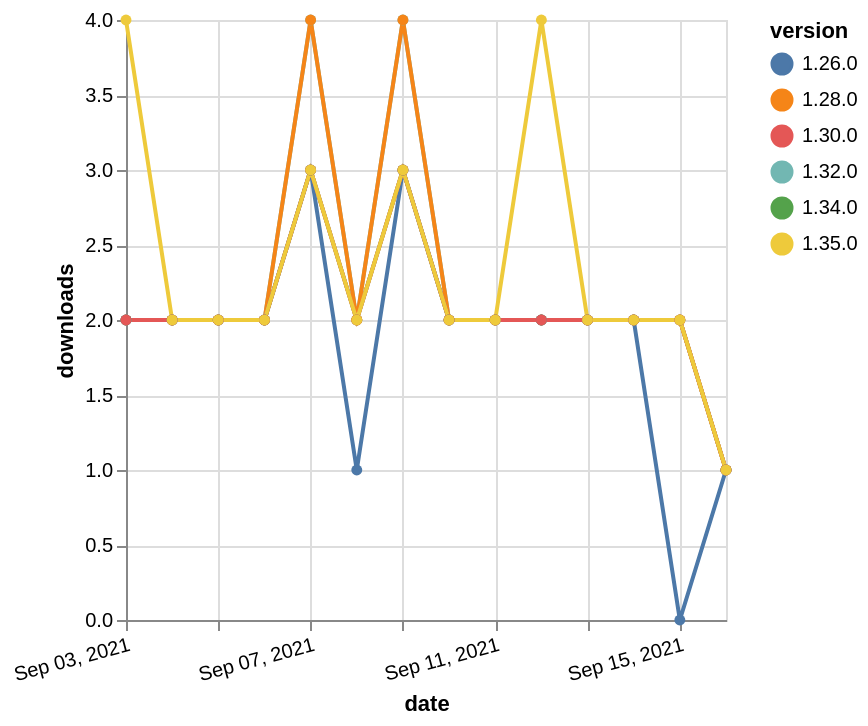

The specification (Vega-Lite) saved for this image:
### Vega-Lite specification from a JSON file in a GitHub repository (floating-point values rounded to 4 significant figures)
{"$schema": "https://vega.github.io/schema/vega-lite/v5.json", "description": "A simple bar chart with embedded data.", "data": {"values": [{"date": "2021-09-03", "total": 1486, "delta": 2, "version": "1.34.0"}, {"date": "2021-09-04", "total": 1488, "delta": 2, "version": "1.34.0"}, {"date": "2021-09-05", "total": 1490, "delta": 2, "version": "1.34.0"}, {"date": "2021-09-06", "total": 1492, "delta": 2, "version": "1.34.0"}, {"date": "2021-09-07", "total": 1495, "delta": 3, "version": "1.34.0"}, {"date": "2021-09-08", "total": 1497, "delta": 2, "version": "1.34.0"}, {"date": "2021-09-09", "total": 1500, "delta": 3, "version": "1.34.0"}, {"date": "2021-09-10", "total": 1502, "delta": 2, "version": "1.34.0"}, {"date": "2021-09-11", "total": 1504, "delta": 2, "version": "1.34.0"}, {"date": "2021-09-12", "total": 1506, "delta": 2, "version": "1.34.0"}, {"date": "2021-09-13", "total": 1508, "delta": 2, "version": "1.34.0"}, {"date": "2021-09-14", "total": 1510, "delta": 2, "version": "1.34.0"}, {"date": "2021-09-15", "total": 1512, "delta": 2, "version": "1.34.0"}, {"date": "2021-09-16", "total": 1513, "delta": 1, "version": "1.34.0"}, {"date": "2021-09-03", "total": 1998, "delta": 2, "version": "1.32.0"}, {"date": "2021-09-04", "total": 2000, "delta": 2, "version": "1.32.0"}, {"date": "2021-09-05", "total": 2002, "delta": 2, "version": "1.32.0"}, {"date": "2021-09-06", "total": 2004, "delta": 2, "version": "1.32.0"}, {"date": "2021-09-07", "total": 2008, "delta": 4, "version": "1.32.0"}, {"date": "2021-09-08", "total": 2010, "delta": 2, "version": "1.32.0"}, {"date": "2021-09-09", "total": 2014, "delta": 4, "version": "1.32.0"}, {"date": "2021-09-10", "total": 2016, "delta": 2, "version": "1.32.0"}, {"date": "2021-09-11", "total": 2018, "delta": 2, "version": "1.32.0"}, {"date": "2021-09-12", "total": 2020, "delta": 2, "version": "1.32.0"}, {"date": "2021-09-13", "total": 2022, "delta": 2, "version": "1.32.0"}, {"date": "2021-09-14", "total": 2024, "delta": 2, "version": "1.32.0"}, {"date": "2021-09-15", "total": 2026, "delta": 2, "version": "1.32.0"}, {"date": "2021-09-16", "total": 2027, "delta": 1, "version": "1.32.0"}, {"date": "2021-09-03", "total": 2554, "delta": 2, "version": "1.28.0"}, {"date": "2021-09-04", "total": 2556, "delta": 2, "version": "1.28.0"}, {"date": "2021-09-05", "total": 2558, "delta": 2, "version": "1.28.0"}, {"date": "2021-09-06", "total": 2560, "delta": 2, "version": "1.28.0"}, {"date": "2021-09-07", "total": 2564, "delta": 4, "version": "1.28.0"}, {"date": "2021-09-08", "total": 2566, "delta": 2, "version": "1.28.0"}, {"date": "2021-09-09", "total": 2570, "delta": 4, "version": "1.28.0"}, {"date": "2021-09-10", "total": 2572, "delta": 2, "version": "1.28.0"}, {"date": "2021-09-11", "total": 2574, "delta": 2, "version": "1.28.0"}, {"date": "2021-09-12", "total": 2576, "delta": 2, "version": "1.28.0"}, {"date": "2021-09-13", "total": 2578, "delta": 2, "version": "1.28.0"}, {"date": "2021-09-14", "total": 2580, "delta": 2, "version": "1.28.0"}, {"date": "2021-09-15", "total": 2582, "delta": 2, "version": "1.28.0"}, {"date": "2021-09-16", "total": 2583, "delta": 1, "version": "1.28.0"}, {"date": "2021-09-03", "total": 2355, "delta": 2, "version": "1.26.0"}, {"date": "2021-09-04", "total": 2357, "delta": 2, "version": "1.26.0"}, {"date": "2021-09-05", "total": 2359, "delta": 2, "version": "1.26.0"}, {"date": "2021-09-06", "total": 2361, "delta": 2, "version": "1.26.0"}, {"date": "2021-09-07", "total": 2364, "delta": 3, "version": "1.26.0"}, {"date": "2021-09-08", "total": 2365, "delta": 1, "version": "1.26.0"}, {"date": "2021-09-09", "total": 2368, "delta": 3, "version": "1.26.0"}, {"date": "2021-09-10", "total": 2370, "delta": 2, "version": "1.26.0"}, {"date": "2021-09-11", "total": 2372, "delta": 2, "version": "1.26.0"}, {"date": "2021-09-12", "total": 2374, "delta": 2, "version": "1.26.0"}, {"date": "2021-09-13", "total": 2376, "delta": 2, "version": "1.26.0"}, {"date": "2021-09-14", "total": 2378, "delta": 2, "version": "1.26.0"}, {"date": "2021-09-15", "total": 2378, "delta": 0, "version": "1.26.0"}, {"date": "2021-09-16", "total": 2379, "delta": 1, "version": "1.26.0"}, {"date": "2021-09-03", "total": 2055, "delta": 2, "version": "1.30.0"}, {"date": "2021-09-04", "total": 2057, "delta": 2, "version": "1.30.0"}, {"date": "2021-09-05", "total": 2059, "delta": 2, "version": "1.30.0"}, {"date": "2021-09-06", "total": 2061, "delta": 2, "version": "1.30.0"}, {"date": "2021-09-07", "total": 2064, "delta": 3, "version": "1.30.0"}, {"date": "2021-09-08", "total": 2066, "delta": 2, "version": "1.30.0"}, {"date": "2021-09-09", "total": 2069, "delta": 3, "version": "1.30.0"}, {"date": "2021-09-10", "total": 2071, "delta": 2, "version": "1.30.0"}, {"date": "2021-09-11", "total": 2073, "delta": 2, "version": "1.30.0"}, {"date": "2021-09-12", "total": 2075, "delta": 2, "version": "1.30.0"}, {"date": "2021-09-13", "total": 2077, "delta": 2, "version": "1.30.0"}, {"date": "2021-09-14", "total": 2079, "delta": 2, "version": "1.30.0"}, {"date": "2021-09-15", "total": 2081, "delta": 2, "version": "1.30.0"}, {"date": "2021-09-16", "total": 2082, "delta": 1, "version": "1.30.0"}, {"date": "2021-09-03", "total": 1023, "delta": 4, "version": "1.35.0"}, {"date": "2021-09-04", "total": 1025, "delta": 2, "version": "1.35.0"}, {"date": "2021-09-05", "total": 1027, "delta": 2, "version": "1.35.0"}, {"date": "2021-09-06", "total": 1029, "delta": 2, "version": "1.35.0"}, {"date": "2021-09-07", "total": 1032, "delta": 3, "version": "1.35.0"}, {"date": "2021-09-08", "total": 1034, "delta": 2, "version": "1.35.0"}, {"date": "2021-09-09", "total": 1037, "delta": 3, "version": "1.35.0"}, {"date": "2021-09-10", "total": 1039, "delta": 2, "version": "1.35.0"}, {"date": "2021-09-11", "total": 1041, "delta": 2, "version": "1.35.0"}, {"date": "2021-09-12", "total": 1045, "delta": 4, "version": "1.35.0"}, {"date": "2021-09-13", "total": 1047, "delta": 2, "version": "1.35.0"}, {"date": "2021-09-14", "total": 1049, "delta": 2, "version": "1.35.0"}, {"date": "2021-09-15", "total": 1051, "delta": 2, "version": "1.35.0"}, {"date": "2021-09-16", "total": 1052, "delta": 1, "version": "1.35.0"}]}, "width": "container", "mark": {"type": "line", "point": {"filled": true}}, "encoding": {"x": {"field": "date", "type": "temporal", "timeUnit": "yearmonthdate", "title": "date", "axis": {"labelAngle": -15}}, "y": {"field": "delta", "type": "quantitative", "title": "downloads"}, "color": {"field": "version", "type": "nominal"}, "tooltip": {"field": "delta"}}}
